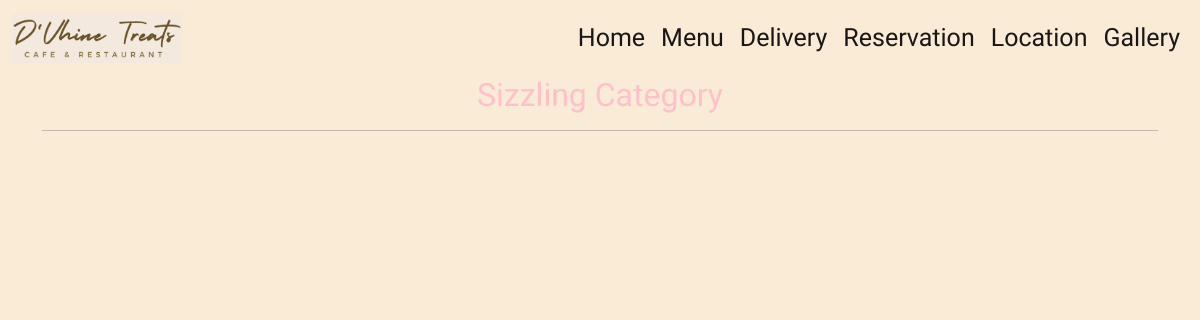
Page /category/sizzling on the earlier database version.
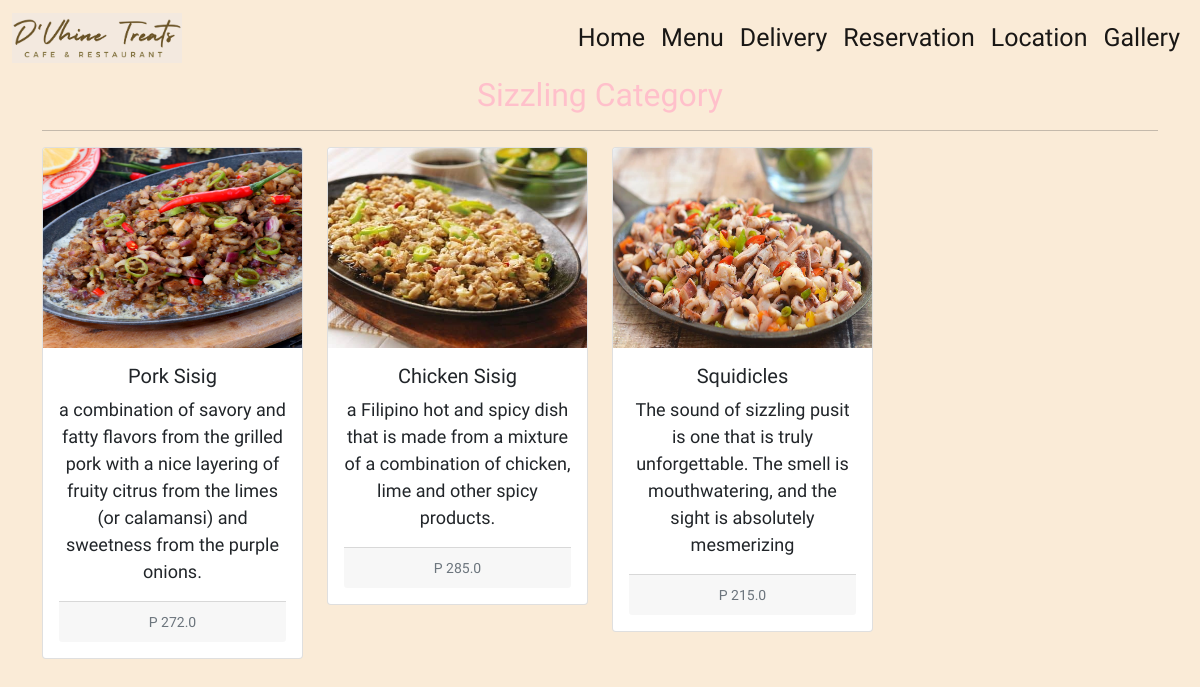
Same page on the later database version.
### stellaris/models.py (models this page shows, shortened)
class Category(models.Model):
    slug = models.CharField(max_length=150, null=False, blank=False)
    name = models.CharField(max_length=150, null=False, blank=False)
    image = models.ImageField(upload_to='images/category')
    description = models.TextField(max_length=500, null=False, blank=False)
    availability = models.BooleanField(default=False)

class Product(models.Model):
    category = models.ForeignKey(Category, on_delete=models.CASCADE)
    slug = models.CharField(max_length=150, null=False, blank=False)
    name = models.CharField(max_length=150, null=False, blank=False)
    product_image = models.ImageField(upload_to='images/foods')
    description = models.CharField(max_length=250, null=False, blank=False)
    price = models.FloatField(null=False,blank=False)
    availability = models.BooleanField(default=False)

### stellaris/views.py (the view)
# urls.py: path('category/<str:slug>', views.MenuView, name="menu"),
def MenuView(request, slug):
    if(Category.objects.filter(slug=slug, availability=True)):
        products = Product.objects.filter(category__slug=slug,availability=True)
        category_name = Category.objects.filter(slug=slug).first()
        context = {
            'products':products,
            'category_name':category_name,
        }
        return render(request, 'menu.html', context)

### templates/menu.html (shortened to what this page needs)
{% load static %}
<!DOCTYPE html>
<head>
    <link href="https://cdn.jsdelivr.net/npm/bootstrap@5.1.3/dist/css/bootstrap.min.css" rel="stylesheet">
    <link rel="stylesheet" href="{% static 'css/category.css' %}">
<body>
<nav class="navbar sticky-top navbar-expand-lg navbar-light" style="background-color: antiquewhite;">
        <div class="container-fluid">
          <a class="navbar-brand" href="#"><img src="{% static 'images/navbar/indexlogo.png' %}" style="max-width: auto; max-height:50px;"></a>
          <div class="collapse navbar-collapse" id="navbarSupportedContent">
            <ul class="navbar-nav ms-auto mb-2 mb-lg-0">
              <li class="nav-item">
                <a class="nav-link active" aria-current="page" href="{% url 'stellaris:home' %}">Home</a>
              </li>
              <li class="nav-item">
                <a class="nav-link active" aria-current="page" href="{% url 'stellaris:categories' %}">Menu</a>
              </li>
              <li class="nav-item">
                <a class="nav-link active" aria-current="page" href="#">Delivery</a>
              </li>
              <li class="nav-item">
                <a class="nav-link active" aria-current="page" href="{% url 'stellaris:party_category' %}">Reservation</a>
              </li>
              <li class="nav-item">
                <a class="nav-link active" aria-current="page" href="{% url 'stellaris:location' %}">Location</a>
              </li>
              <li class="nav-item">
                <a class="nav-link active" aria-current="page" href="{% url 'stellaris:gallery' %}">Gallery</a>
              </li>
              </ul>
        </div>
    </div>
</nav>
<div class="container">
    <h2 class="text-center mb-3" style="color: pink;">{{ category_name.name}} Category</h2>
    <hr>
    <div class="row">
        {% for c in products %}
            <div class="col-sm-3">
                <div class="card mb-3" style="max-height: fit-content; overflow: auto;">
                  <img src="{{ c.product_image.url }}" style="height: 200px;">
                    <div class="card-body text-center">
                      <h3 class="text-center" style="font-size: 20px;">{{ c.name }}</h3>
                      <p class="text-center" style="font-size: 18px;">{{ c.description }}</p>
                      <div class="card-footer text-center">
                      <small class="text-muted">P {{ c.price}}</small>
                      </div>
                    </div>
                </div>
            </div>
        {% endfor %}
      </div>
</div>
</body>
</head>
</html>

### static/css/category.css (style rules this page uses)
.navbar a { font-size: 25px; font-family: 'Satisfy', cursive; }
body { font-family: 'Merienda', cursive; background-color: antiquewhite; }

Differences in the rows shown:
added Product: product_image (picture), name "Pork Sisig", description "a combination of savory and fatty flavors from the grilled pork with a nice layering of fruity citrus from the limes (or calamansi) and sweetness from the purple onions.", price "272.0"
added Product: product_image (picture), name "Chicken Sisig", description "a Filipino hot and spicy dish that is made from a mixture of a combination of chicken, lime and other spicy products.", price "285.0"
added Product: product_image (picture), name "Squidicles", description "The sound of sizzling pusit is one that is truly unforgettable. The smell is mouthwatering, and the sight is absolutely mesmerizing", price "215.0"
